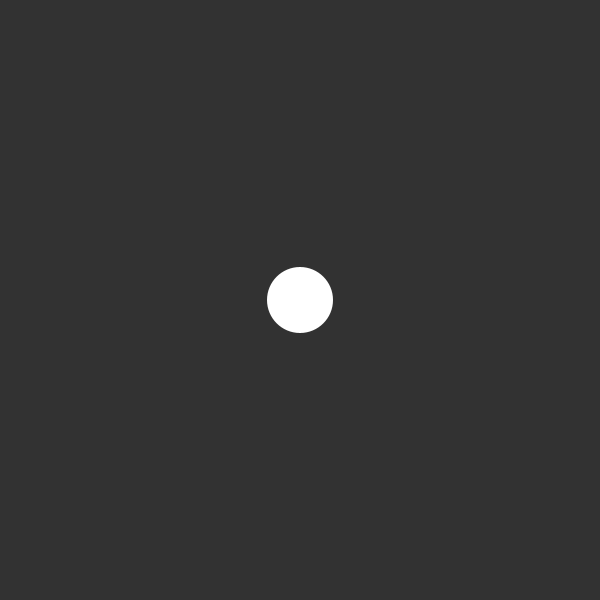
Frame 1 (no input)
Frame 60 (the mouse pressed at the canvas centre just before this capture): identical to frame 1, image omitted
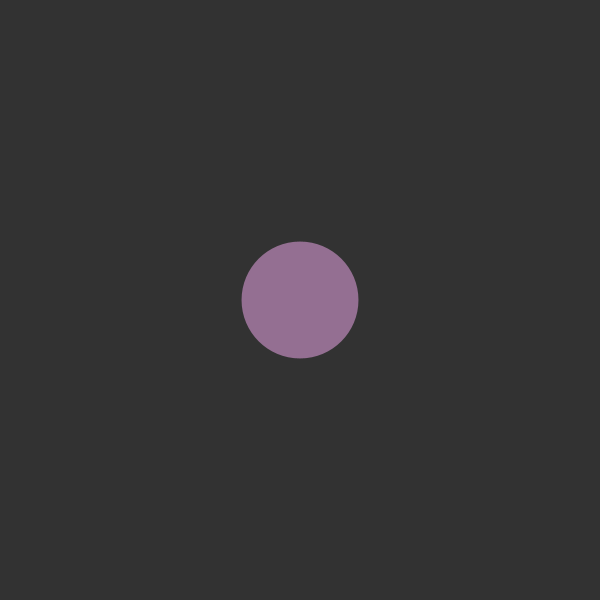
Frame 120 (the mouse held since frame 60 and released just before this capture)

The Processing sketch that drew these frames (run headless with seeded random() and noise(); from frame 60 on, the mouse is pressed at the canvas centre):

// Processing sketch: demo6_easing_color
// ── demo6_easing_color.pde
/**
 * Easing. 
 * 
 * Click the mouse and the symbol will move to the mouse location.  
 * Between drawing each frame of the animation, the program
 * calculates the difference between the position of the 
 * symbol and the cursor. If the distance is larger than
 * 1 pixel, the symbol moves part of the distance (0.05) from its
 * current position toward the cursor. 
 */
 
float x;
float y;
float targetX;
float targetY;
float easing = 0.05;

float d = 66;
float targetD = d;

float r = 255;
float g = 255;
float b = 255;
float targetR = r;
float targetG = g;
float targetB = b;


void setup() {
  size(600, 600); 
  noStroke();  
  x = width / 2;
  y = width / 2;
  targetX = x;
  targetY = y;
}

void draw() { 
  background(50);
  
  float dx = targetX - x;
  x += dx * easing;
  
  float dy = targetY - y;
  y += dy * easing;
  
  float d_diameter = targetD - d;
  d += d_diameter * easing;
  
  float d_r = targetR - r;
  r += d_r * easing;
  
  float d_g = targetG - g;
  g += d_g * easing;
  
  float d_b = targetB - b;
  b += d_b * easing;
  
  fill(r,g,b);
  ellipse(x, y, d, d);
  
  if(mousePressed){
    targetX = mouseX;
    targetY = mouseY;
    
    targetD = random(5,200);
    
    targetR = random(0,255);
    targetG = random(0,255);
    targetB = random(0,255);
  }
}
